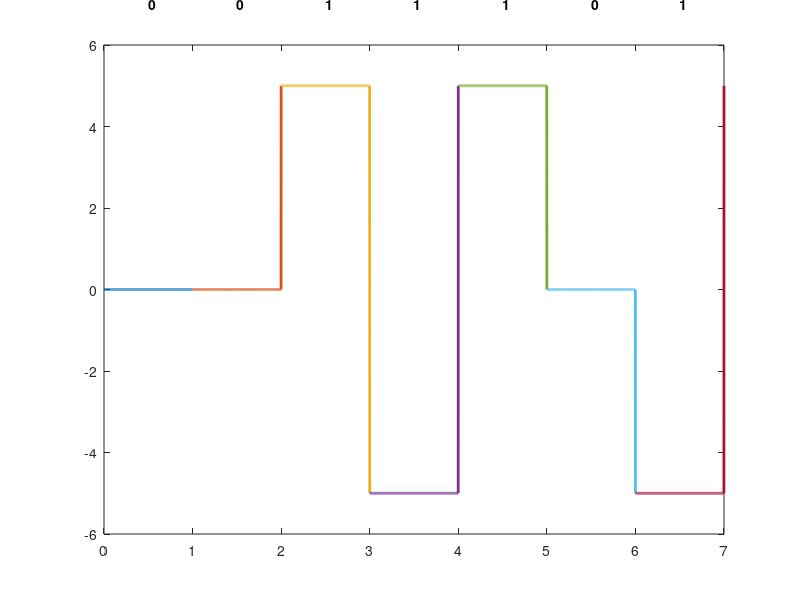

The MATLAB script that drew this image: (Note: this script raises an error after producing the figure.)
bitstream=[0 0 1 1 1 0 1 0 0 0 0 1 0 0 0];

pulse = 5;

    % assume that current pulse level is a "low" pulse; this is
    % the pulse level for the bit before given bitstream
    current_level = -pulse;

    % assume odd number of ones before given bistream
    ones = 1;

    % define violation patterns
    negative_odd = [ '0' '0' '0' '-' ];
    positive_odd = [ '0' '0' '0' '+' ];
    negative_even = [ '+' '0' '0' '+' ];
    positive_even = [ '-' '0' '0' '-' ];



      function draw_pulse(x, y, height, b, bit_label)
        % draw a single pulse and the bit it represents
        % parameters:
        %   x:         bit time (axis x)
        %   y:         pulse levels (axis y)
        %   height:    pulse height
        %   b:         bit index in bitstream array
        %   bit_label: the digit this pulse represents
        plot(x, y, 'LineWidth', 2);
        text(b-0.5, height+2, bit_label, 'FontWeight', 'bold')
        hold on;
      end
  function num = consecutive_zeros(bitstream, pos)
        % count consecutive zeros in an array from given position
        % parameters:
        %   bitstream: array of bits to be searched
        %   pos:       position in the array to start counting
        num = 0;
        for b = pos:length(bitstream)
            if bitstream(b) == 0
                num = num + 1;
            else
                return
            end
        end
    end

    function pattern = get_pattern(current_level, ones)
        % select violation pattern based on pulse level
        % and binary 1s transmitted
        % parameters:
        %   current_level: pulse level
        %   ones:          number of transmitted ones since last violation

        % TODO:
        %   pass pattern arrays as parameters to make it compatible
        %   with octave.
        if current_level > 0
            if mod(ones, 2) == 0
                pattern = positive_even;
            else
                pattern = positive_odd;
            end
        else
            if mod(ones, 2) == 0
                pattern = negative_even;
            else
                pattern = negative_odd;
            end
        end
end


    bit = 1;
    while bit <= length(bitstream)
        % set bit time
        bt=bit-1:0.001:bit;

        if bitstream(bit) == 0
            % if more than 4 zeros found introduce violation
            if consecutive_zeros(bitstream, bit) >= 4
                % select violation pattern
                pattern = get_pattern(current_level, ones);

                % operate on each bit of violation pattern array
                for v_bit = 1:4
                    % calculate bit time for violation pattern
                    % we continue from previous index
                    % where 'bit' and 'v_bit' variables are used together
                    % we need to substract 1 because pattern[1] is actually
                    % bitstream[bit]
                    v_bt = (v_bit+bit-2):0.001:(v_bit+bit-1);
                    switch pattern(v_bit)
                        case '0'
                            y = zeros(size(v_bt));
                        case '+'
                            y = (v_bt<v_bit+bit-1) * pulse;
                            current_level = pulse;
                        case '-'
                            y = (v_bt<v_bit+bit-1) * -pulse;
                            current_level = -pulse;
                    end

                    % inspect next bit in violation pattern
                    try
                        if pattern(v_bit + 1) == '+'
                            y(end) = pulse;
                        elseif pattern(v_bit + 1) == '-'
                            y(end) = -pulse;
                        end
                    catch e
                            % violation pattern end, try original data
                            try
                                if bitstream(bit+4) == 1
                                    y(end) = -current_level;
                                else
                                    % if original data continues with zeros
                                    % examine if a next violation will follow
                                    if consecutive_zeros(bitstream, bit + 4) >= 4
                                        % what pattern will be used next
                                        next_pattern = get_pattern(current_level, 0);
                                        if next_pattern(1) == '+'
                                            y(end) = pulse;
                                        elseif next_pattern(1) == '-'
                                            y(end) = -pulse;
                                        end
                                    end
                                end
                            catch e
                                % bitstream end, assume next bit is 1
                                y(end) = -current_level;
                            end
                    end
                    draw_pulse(v_bt, y, pulse, v_bit+bit-1, pattern(v_bit))
                end
                % skip zeros in original data
                bit = bit + 4;
                % reset ones counter
                ones = 0;
                continue
            else
                y = zeros(size(bt));
            end
        else
            % increase number of ones since last violation
            ones = ones + 1;
            % change current levels
            current_level = -current_level;
            % binary 1
            y = (bt<bit) * current_level;
        end

        % assign last pulse point by inspecting the following bit
        try
            if bitstream(bit+1) == 1
                y(end) = -current_level;
            else
                % next bit in bitstream is 0, guess if a
                % violation will be introduced in the future
                if consecutive_zeros(bitstream, bit + 1) >= 4
                    % what pattern will be used next
                    next_pattern = get_pattern(current_level, ones);
                    if next_pattern(1) == '+'
                        y(end) = pulse;
                    elseif next_pattern(1) == '-'
                        y(end) = -pulse;
                    end
                end
            end
        catch e
            % bitstream end; assume next bit is 1
            y(end) = -current_level;
        end

        % draw pulse
        draw_pulse(bt, y, pulse, bit, num2str(bitstream(bit)))
        % move to the next bit
        bit = bit + 1;
    end
    % draw grid
    grid on;
    axis([0 length(bitstream) -pulse*2 pulse*2]);
    set(gca,'YTick', [-pulse 0 pulse])
    set(gca,'XTick', 1:length(bitstream))
    set(gca,'XTickLabel', '')
    title('High Density Bipolar 3-zeros')



